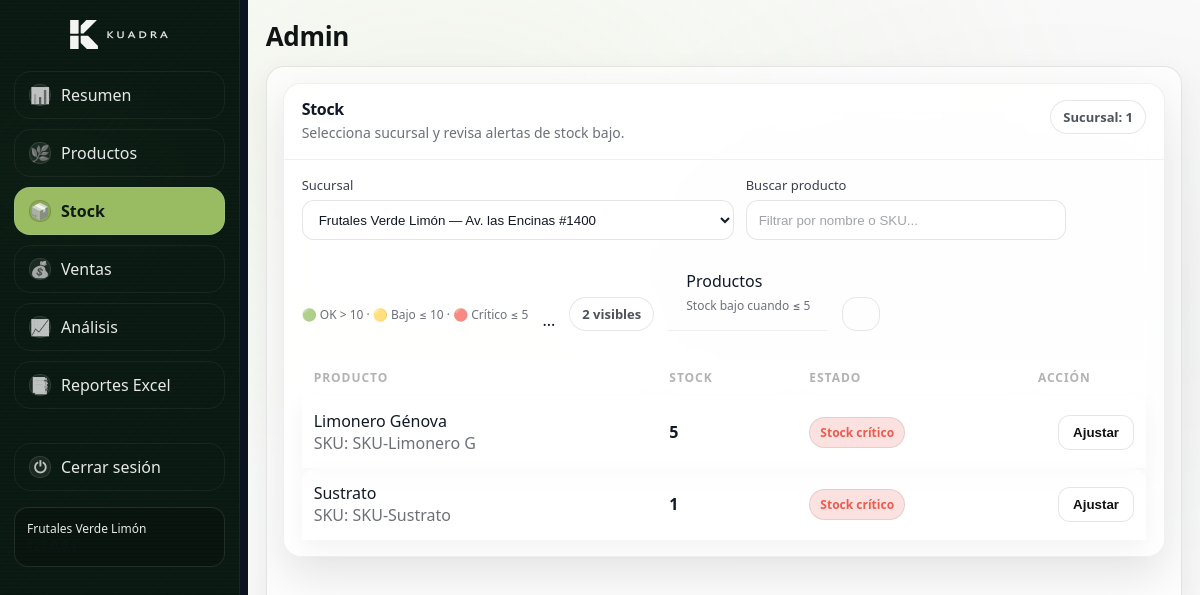
The page /admin/stock on the database its author committed.
### app/models/product.py (models this page shows)
class Producto(Base):
    __tablename__ = "productos"
    id = Column(Integer, primary_key=True, index=True)
    sku = Column(String(50), unique=True, index=True, nullable=False)  # ej: "PLT-001"
    nombre = Column(String(120), index=True, nullable=False)  # ej: "Lavanda"
    descripcion = Column(String(255), nullable=True)
    precio = Column(Numeric(10, 2), nullable=False, default=0)
    stocks = relationship(
        "Stock", back_populates="producto", cascade="all, delete-orphan"
    )

### app/routers/admin.py (the view)
@router.get("/stock")
def admin_stock(
    request: Request, sucursal_id: Optional[int] = None, db: Session = Depends(get_db)
):
    STOCK_BAJO = 10
    STOCK_CRITICO = 5
    sucursales = db.query(Sucursal).order_by(Sucursal.id.asc()).all()
    if sucursal_id is None and sucursales:
        sucursal_id = sucursales[0].id
    productos = db.query(Producto).order_by(Producto.nombre.asc()).all()
    stock_map = {}
    if sucursal_id is not None:
        stocks = db.query(Stock).filter(Stock.sucursal_id == sucursal_id).all()
        stock_map = {st.producto_id: st.cantidad for st in stocks}
    return templates.TemplateResponse(
        "admin/stock.html",
        {
            "request": request,
            "productos": productos,
            "stock_map": stock_map,
            "sucursales": sucursales,
            "sucursal_id": sucursal_id,
            "STOCK_BAJO": STOCK_BAJO,
            "STOCK_CRITICO": STOCK_CRITICO,
            "active": "stock",
        },
    )

### app/templates/admin/stock.html (shortened to what this page needs)
{% extends "admin/layout.html" %}
{% block content %}
{% set LOW_STOCK = 5 %}
<div class="card">
    <div class="card-h">
        <div>
            <div class="h1">Stock</div>
            <div class="muted">Selecciona sucursal y revisa alertas de stock bajo.</div>
        </div>
        <span class="pill">Sucursal: {{ sucursal_id or "-" }}</span>
    </div>
    <div class="card-b">
        <div class="row" style="display:flex; gap:12px; flex-wrap:wrap; align-items:end;">
            <form method="get" action="/admin/stock" style="display:flex; gap:12px; flex-wrap:wrap; align-items:end;">
                <div class="field" style="min-width:320px">
                    <label>Sucursal</label>
                    <select class="select" name="sucursal_id" onchange="this.form.submit()">
                        {% for s in sucursales %}
                        <option value="{{ s.id }}" {% if s.id==sucursal_id %}selected{% endif %}>
                            {{ s.nombre }}{% if s.direccion %} — {{ s.direccion }}{% endif %}
                        </option>
                        {% endfor %}
                    </select>
                </div>
                <div class="field" style="min-width:320px; flex:1">
                    <label>Buscar producto</label>
                    <input id="q" class="input" placeholder="Filtrar por nombre o SKU..." oninput="filtrar()">
                </div>
            </form>
            <div class="muted small" style="margin-bottom:8px;">
                🟢 OK &gt; 10 · 🟡 Bajo ≤ 10 · 🔴 Crítico ≤ 5
            </div>
            <table class="table" id="tabla">
                <thead>
                    <span class="pill" id="count">0 visibles</span>
        </div>
    </div>
</div>
<div class="card-h">
    <div>
        <div class="h2">Productos</div>
        <div class="muted" style="font-size:12px">
            Stock bajo cuando ≤ {{ LOW_STOCK }}
        </div>
    </div>
</div>
<div class="card-b table-wrap">
    <table class="table" id="tabla">
        <thead>
            <tr>
                <th>Producto</th>
                <th style="width:140px">Stock</th>
                <th>Estado</th>
                <th style="width:120px">Acción</th>
            </tr>
        </thead>
        <tbody>
            {% for p in productos %}
            {% set qty = stock_map.get(p.id, 0) %}
            <tr class="fila" data-qty="{{ qty }}" data-text="{{ (p.nombre ~ ' ' ~ (p.sku or ''))|lower }}">
                <td>
                    <div class="t-title">{{ p.nombre }}</div>
                    <div class="t-sub muted">SKU: {{ p.sku or "-" }}</div>
                </td>
                <td style="font-weight:900;">{{ qty }}</td>
                <td>
                    {% if qty <= STOCK_CRITICO %} <span class="badge crit">Stock crítico</span>
                        {% elif qty <= STOCK_BAJO %} <span class="badge low">Stock bajo</span>
                            {% else %}
                            <span class="badge ok">OK</span>
                            {% endif %}
                </td>
                <td>
                    <form action="/admin/stock/ajustar" method="post">
                        <button type="button" class="btn btn-ghost" onclick="ajustarStock(this)">
                            Ajustar
                        </button>
                    </form>
                </td>
            </tr>
            {% endfor %}
        </tbody>
    </table>
</div>
{% endblock %}

### rows shown on the page
Producto: nombre "Limonero Génova", sku "SKU-Limonero G", qty "5"
Producto: nombre "Sustrato", sku "SKU-Sustrato", id "1"

### other values the page prints
{{ title or "Admin" }} "Admin"
{{ sucursal_id or "-" }} "1"
{{ LOW_STOCK }} "5"
form field sucursal_id "Frutales Verde Limón — Av. las Encinas #1400"
